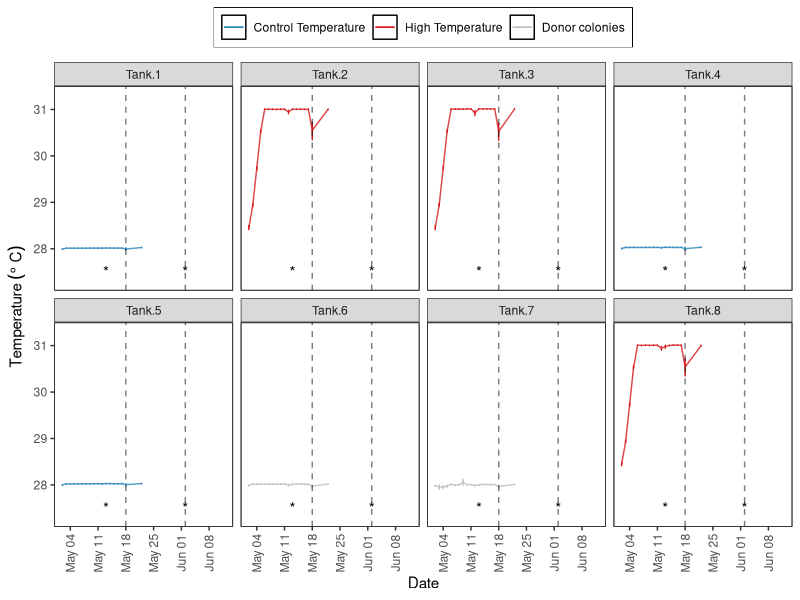

Here is the R script that generated this plot: (Note: this script raises an error after producing the figure.)
## ---- chunk 1
knitr::opts_chunk$set(echo = TRUE, warning=FALSE, message=FALSE)
## ---- chunk 2

# Load all libraries and sources required to run the script
    library(tidyverse)
    library(ggthemes)
    library(ggplot2)
    library(plyr)
    library(tidyr)

    library(lme4)
    library(lmerTest)
    library(reshape2)

# Graphs
# Plots
MyTheme<-theme_bw() +  
theme(legend.position="top",
          plot.background=element_blank(),
          axis.text.x = element_text(angle = 90, vjust = 0.5),
          panel.grid.major.y = element_blank(),
          panel.grid.major.x = element_blank(),
          panel.grid.minor.x = element_blank(),
          panel.grid.minor.y = element_blank(),
          legend.box.background = element_rect(),
          legend.title = element_blank(),
          panel.background =element_rect(fill = NA, 
                                         color = "black"))#+
  #guides(fill=guide_legend(nrow=2,byrow=TRUE), shape=guide_legend(nrow=3,byrow=TRUE))

Treat_fill<-scale_fill_manual(values =
                           c("#2b83ba", "#003399",
                             "#d7191c", "#660000"))

Treat_colour<-scale_colour_manual(values =
                           c("#2b83ba", "#003399",
                             "#d7191c", "#660000"))
  
## ---- chunk 3
# Data
    Temp<-read.csv("Data/Temperature.csv", header = TRUE)
    #summary(Temp)
    Temp$Time<-as.POSIXct(Temp$Time, format="%m/%d/%Y %H:%M",
                               tz = "America/New_York" )
    Temp<-Temp %>% filter(!between(Time, as.POSIXct('2023-05-18 08:50:00.00'),
                                as.POSIXct('2023-05-18 09:55:00.00')))
   
    
    Temp <- gather(Temp, Tank, Temperature, 
                   Tank.1:Tank.8, factor_key=TRUE)
    #Temp<-Temp[Temp$Tank!="Tank.6",]
    #Temp<-Temp[Temp$Tank!="Tank.7",]
    Temp<-Temp %>% mutate(Group =
                     case_when(Tank == "Tank.1" ~ "Control Temperature", 
                               Tank == "Tank.2" ~ "High Temperature", 
                               Tank == "Tank.3" ~ "High Temperature", 
                               Tank == "Tank.4" ~ "Control Temperature",
                               Tank == "Tank.5" ~ "Control Temperature", 
                               Tank == "Tank.6" ~ "Donor colonies", 
                               Tank == "Tank.7" ~ "Donor colonies", 
                               Tank == "Tank.8" ~ "High Temperature"))
    Temp$Group<-factor(Temp$Group, levels = c("Control Temperature",
                                              "High Temperature",
                                              "Donor colonies"))
    
    # Remove data from tank that had a sensor failed
    Temp<-Temp %>% filter((Time<as.POSIXct('2023-06-02 00:50:00.00') | 
                          Tank!="Tank.8"))
    Temp$Date<-as.Date(Temp$Time)
    summary(Temp)
## ---- chunk 4
Temperature<- ggplot(Temp, aes (Time, Temperature)) +
  geom_jitter(aes(colour=Group), alpha=1, size=0.5)+
  # stat_summary(fun.data = "mean_cl_boot", 
  #              geom = "errorbar", width = 0.2,  color="black" )+
  # stat_summary(fun=mean, geom="point",  color="black") + 

  theme(legend.position = "bottom")+
  scale_y_continuous(limits = c(26, 32),
                      breaks = seq(0,32, 2),  
                      #   expand = c(0.01, 0.01),
                      name=("Temperature (C)")) +
  
    scale_x_datetime(breaks = "7 days",
                      date_labels = "%b %d",
                      limits = c(as.POSIXct("2023-05-02 12:30"),
                                 as.POSIXct("2023-06-06 02:00")),
                      #  expand = c(0.01, 0.01),
                      name=("Date")) +
   
  geom_vline(xintercept = as.POSIXct("2023-05-18"),
              linetype=2)+
  annotate("text", x = c(as.POSIXct("2023-05-13"), as.POSIXct("2023-06-12")), y = 27, label = "*")+
  
  MyTheme + facet_wrap(~Tank, ncol = 4)+
  #facet_wrap(~(fct_rev(Tank)), ncol = 4)+
  scale_colour_manual(
  values = c("#2b83ba", "#d7191c", "gray"))+
  theme(legend.position = "none")

#Temperature
## ---- chunk 5
Temperature<- ggplot(Temp, aes (Date, Temperature, colour=Group)) +
  #geom_jitter(aes(colour=Group), alpha=1, size=0.5)+
  stat_summary(fun.data = "mean_cl_boot", 
                geom = "errorbar", width = 0.2)+
  stat_summary(fun=mean, geom="line", alpha=0.8) + 

  theme(legend.position = "bottom")+
  scale_y_continuous(limits = c(27.3, 31.3),
                      breaks = seq(0,32, 1),  
                      #   expand = c(0.01, 0.01),
                      name=expression(Temperature~(degree~C))) +
  
    scale_x_date(breaks = "7 days",
                      date_labels = "%b %d",
                      limits = c(as.Date("2023-05-02"),
                                 as.Date("2023-06-12")),
                      #  expand = c(0.01, 0.01),
                      name=("Date")) +
   
  geom_vline(xintercept = as.Date(c("2023-05-18", "2023-06-02")),
              linetype=2, alpha=0.5)+
  annotate("text", x = c(as.Date("2023-05-13"), 
                         as.Date("2023-06-02")), y = 27.5, label = "*")+
  
  MyTheme + facet_wrap(~Tank, ncol = 4)+
  #facet_wrap(~(fct_rev(Tank)), ncol = 4)+
  scale_colour_manual(
  values = c("#2b83ba", "#d7191c", "gray"))+
  theme(legend.position = "top")

Temperature
## ---- chunk 6
# Data
    data<-read.csv("Data/Nutrients.csv", header = TRUE)
    data<-data[data$Sample.ID<1843,]
    summary(data)
    
    data$N<-as.numeric(data$N)
    data$Date<-as.Date(data$Date)
    #data$Time<-as.POSIXct(data$Time)
    data$w<-format(as.Date(data$Date, "%U"))-17
    data$TimePoint<-factor(data$TP)
    data$Target<-factor(data$Target,
                           levels=c("0", "5", "6"))
    # data$Pump<-factor(data$Pump,
    #                        levels=c("1", "2"))
    
    data<-droplevels(data)
    data$Treatment<-factor(data$Treatment, levels = c ("LN_28", "LN_31", "HN_28", "HN_31",
                                                       "Healthy", "Disease",  "Stock", "VAT"))
    data$Treatment3<-factor(paste(data$Nutrients, 
                                  data$Disease, sep = "_"))
    data<-data[data$Date!="2023-05-18", ]
    summary(data)
## ---- chunk 7
NH4_plot<- ggplot(data, aes (Target, NH4)) +
  #geom_boxplot ()+
  geom_jitter(aes(colour=Arm, shape=Pump), alpha=1)+
  # stat_summary(fun.data = "mean_cl_boot", 
  #              geom = "errorbar", width = 0.2,  color="black" )+
  # stat_summary(fun=mean, geom="point",  color="black") + 
  #geom_point(shape=21)+

 
  theme(legend.position = "bottom")+
  scale_y_continuous(#limits = c(0, 11),
                      breaks = seq(0,12, 2.5),  
                      #   expand = c(0.01, 0.01),
                      name=("NH4 [umol/L]")) +
  # geom_hline(yintercept = 4.1, linetype=2)+
  # geom_hline(yintercept = 0.3, linetype=2)+
  MyTheme +
  facet_grid(Beaker.conditions~Date, scales = "free_y")

NH4_plot
## ---- chunk 8
NH4_genotype<- ggplot(data, aes (Date, NH4)) +
  geom_boxplot ()+
  geom_jitter(aes(colour=Genotype, shape=Arm), alpha=1)+
  # stat_summary(fun.data = "mean_cl_boot", 
  #              geom = "errorbar", width = 0.2,  color="black" )+
  # stat_summary(fun=mean, geom="point",  color="black") + 
  #geom_point(shape=21)+

  theme(legend.position = "bottom")+
  scale_y_continuous(limits = c(0, 12),
                      breaks = seq(0,10, 1),  
                      #   expand = c(0.01, 0.01),
                      name=("NH4 [umol/L]")) +
  # geom_hline(yintercept = 4.1, linetype=2)+
  # geom_hline(yintercept = 0.3, linetype=2)+
  MyTheme +
  facet_wrap(Disease~Nutrients, scales = "free_y")
NH4_genotype
## ---- chunk 9
NH4_Arms<- ggplot(data, aes (Date, NH4)) +
  #geom_boxplot ()+
  geom_jitter(aes(colour=Arm, shape=Beaker.conditions), alpha=1)+
  stat_summary(fun.data = "mean_cl_boot", 
                geom = "errorbar", width = 0.2,  color="black" )+
   stat_summary(fun=mean, geom="point",  color="black") + 
  #geom_point(shape=21)+

 
  theme(legend.position = "bottom")+
  scale_y_continuous(limits = c(0, 15),
                      breaks = seq(0,20, 1),  
                      #   expand = c(0.01, 0.01),
                      name=("NH4 [umol/L]")) +
  # geom_hline(yintercept = 4.1, linetype=2)+
  # geom_hline(yintercept = 0.3, linetype=2)+
  MyTheme +
  facet_wrap(Disease~Nutrients)

NH4_Arms
## ---- chunk 10
NH4_Temp<- ggplot(data, aes (Date, NH4, fill=Treatment, colour=Treatment)) +
 
  geom_jitter(aes(colour=Treatment, shape=Beaker.conditions), alpha=1, size =1)+
  #geom_boxplot ()+
  scale_shape_manual(values=c(21, 22))+
  scale_color_manual(values=c("#2b83ba", "#d7191c", "#003399", "#660000",
                              '#CC9900','#FF33FF', '#FF6600', "#999999"))+
  scale_fill_manual(values=c("#2b83ba", "#d7191c", "#003399", "#660000",
                              '#CC9900','#FF33FF', '#FF6600', "#999999"))+
  stat_summary(fun.data = "mean_cl_boot", 
                geom = "errorbar", width = 0.2)+
  stat_summary(fun.data = "mean_cl_boot", 
                geom = "line")+
  stat_summary(fun=mean, geom="point") + 
  #geom_point(shape=21)+
 
  theme(legend.position = "bottom")+
  scale_y_continuous(#limits = c(0, 15),
                      breaks = seq(0,20, 1),  
                      #   expand = c(0.01, 0.01),
                      name=("NH4 [umol/L]")) +
  # geom_hline(yintercept = 4.1, linetype=2)+
  # geom_hline(yintercept = 0.3, linetype=2)+
  MyTheme
  #NH4_Temp+facet_wrap(~Nutrients)
  NH4_Temp+facet_grid(Disease~Nutrients)
## ---- chunk 11
# N_plot<- ggplot(data, aes (Nutrients, N)) +
#   geom_boxplot ()+
#   scale_color_manual(values=c("#2b83ba", "#d7191c", "#003399", "#660000",
#                               '#CC9900','#FF33FF', '#FF6600', "#999999"))+
#   geom_jitter(aes(colour=Treatment, shape=Beaker.conditions), alpha=1)+
#   # stat_summary(fun.data = "mean_cl_boot", 
#   #              geom = "errorbar", width = 0.2,  color="black" )+
#   # stat_summary(fun=mean, geom="point",  color="black") + 
#   #geom_point(shape=21)+
# 
#  
#   theme(legend.position = "bottom")+
#   scale_y_continuous(limits = c(0, 20),
#                       breaks = seq(0,17, 2),
#                       #   expand = c(0.01, 0.01),
#                       name=("DIN [umol/L]")) +
#   # geom_hline(yintercept = 4.1, linetype=2)+
#   # geom_hline(yintercept = 0.3, linetype=2)+
#   MyTheme+ facet_grid(~Date)
# N_plot
## ---- chunk 12
N_Temp<- ggplot(data, aes (Date, N, fill=Treatment, colour=Treatment )) +
 
  geom_jitter(aes(colour=Treatment, shape=Beaker.conditions), alpha=1, size =1)+
  #geom_boxplot ()+
  scale_shape_manual(values=c(21, 22))+
  scale_color_manual(values=c("#2b83ba", "#d7191c", "#003399", "#660000",
                              '#CC9900','#FF33FF', '#FF6600', "#999999"))+
  scale_fill_manual(values=c("#2b83ba", "#d7191c", "#003399", "#660000",
                              '#CC9900','#FF33FF', '#FF6600', "#999999"))+
  stat_summary(fun.data = "mean_cl_boot", 
                geom = "errorbar", width = 0.2)+
   stat_summary(fun.data = "mean_cl_boot", 
                geom = "line")+
   stat_summary(fun=mean, geom="point") + 
 
  theme(legend.position = "bottom")+
  scale_y_continuous(limits = c(0, 15),
                      breaks = seq(0,20, 1),  
                      #   expand = c(0.01, 0.01),
                      name=("NH4 [umol/L]")) +
  # geom_hline(yintercept = 4.1, linetype=2)+
  # geom_hline(yintercept = 0.3, linetype=2)+
  MyTheme
  #N_Temp+facet_wrap(~Nutrients)
N_Temp+facet_grid(Disease~Nutrients)

## ---- chunk 13
Concentrations <- ddply (data, .(Nutrients, Disease, Date),
                         summarise,
                meanNH4 = mean (NH4, na.rm = T), 
                sdNH4 = sd (NH4, na.rm = T))
Concentrations

Concentrations<-Concentrations %>% 
 mutate_if(is.numeric, round, digits=2)

# Concentrations<-reshape(Concentrations, idvar = c("Date"),
#                     timevar = c("Nutrients", "Disease"), direction = "wide")
# #Concentrations$Difference<-Concentrations$meanNH4.5-Concentrations$meanNH4.0
# Concentrations

## ---- chunk 14
NH4<- ggplot(data, aes (Treatment, NH4)) +
  geom_boxplot ()+
  geom_jitter(aes(fill=Pump), alpha=1, shape=21,)+
  stat_summary(fun.data = "mean_cl_boot",geom = "errorbar", width = 0.2,  color="black" )+
  stat_summary(fun=mean, geom="point",  color="black") + 
  #geom_point(shape=21)+

 
  theme(legend.position = "bottom")+
  scale_y_continuous(limits = c(0, 11),
                      breaks = seq(0,10, 2.5),  
                      #   expand = c(0.01, 0.01),
                         name=("NH4 [umol/L]")) +
  MyTheme +
  facet_wrap(~Date, scales = "free_y")

NH4
## ---- chunk 15
Concentrations <- ddply (data, .(Treatment, Date),
                         summarise,
                meanNH4 = mean (NH4, na.rm = T), 
                sdNH4 = sd (NH4, na.rm = T))
Concentrations

Concentrations<-Concentrations %>% 
 mutate_if(is.numeric, round, digits=2)

Concentrations<-reshape(Concentrations, idvar = c("Date"),
                    timevar = "Treatment", direction = "wide")

#Concentrations$Difference<-Concentrations$meanNH4.5-Concentrations$meanNH4.0
Concentrations

## ---- chunk 16
delta_O2<- ggplot(wide.data, aes (Treatment.Exposure, change)) +
  geom_boxplot ()+
  stat_summary(fun.data = "mean_cl_boot",geom = "errorbar", width = 0.2, colour="blue")+
  stat_summary(fun=mean, geom="point", colour="blue") + 
  geom_point(shape=21)+

  geom_point(alpha=0.5, shape=21)+
  theme(legend.position = "bottom")+
  scale_y_continuous(#limits = c(0, 15),
                      #   breaks = seq(0,1,0.2),  
                      #   expand = c(0.01, 0.01),
                         name=("delta O2 [nmol/min]")) +
  MyTheme + geom_abline(slope = 0, intercept = 0)+
  facet_grid(~Species.Exposure)
delta_O2


log_delta_O2<- ggplot(wide.data, aes (Treatment.Exposure, log(change))) +
  geom_boxplot ()+
  stat_summary(fun.data = "mean_cl_boot",geom = "errorbar", width = 0.2, colour="blue")+
  stat_summary(fun=mean, geom="point", colour="blue") + 
  #geom_point(shape=21)+

  geom_point(alpha=0.5, shape=21)+
  theme(legend.position = "bottom")+
  scale_y_continuous(#limits = c(0, 15),
                      #   breaks = seq(0,1,0.2),  
                      #   expand = c(0.01, 0.01),
                         name=("log delta O2 [nmol/min]")) +
  MyTheme + geom_abline(slope = 0, intercept = 0)+
  facet_grid(~Species.Exposure)
log_delta_O2
## ---- chunk 17
## model 1: LMER for both species
  fit1<-lmerTest::lmer(FINAL.MO2..nmol.min. ~Treatment * Timepoint +
                         Species + (1|Core), data=data)
  isSingular(fit1)
  anova(fit1)
  ranova(fit1)
  summary(fit1)
  par(mfrow=c(2,2))
  plot(fit1)
  par(mfrow=c(1,1))
  step(fit1)
  
## model 2: LMER for Past
  fit_Past<-lmerTest::lmer(FINAL.MO2..nmol.min. ~Treatment*Timepoint + (1|Core),
            data=data[data$Species=="Past",])
  isSingular(fit_Past)
  anova(fit_Past)
  ranova(fit_Past)
  summary(fit_Past)
  par(mfrow=c(2,2))
  plot(fit_Past)
  par(mfrow=c(1,1))
  #step(fit_Past)
  
## model 3: LMER for Ssid
  fit_Ssid<-lmerTest::lmer(FINAL.MO2..nmol.min. ~Treatment*Timepoint + (1|Core),
               data=data[data$Species=="Ssid",])
  isSingular(fit_Ssid)
  anova(fit_Ssid)
  ranova(fit_Ssid)
  summary(fit_Ssid)
  plot(fit_Ssid)
  #step(fit_Ssid)
## ---- chunk 18
exposure<-data[data$Timepoint=="Exposure", ]

## model 1: LMER for both species
  fit1<-lmerTest::lmer(log(FINAL.MO2..nmol.min.) ~Treatment +
                         Species + (1|Tank), data=exposure)
  isSingular(fit1)
  anova(fit1)
  ranova(fit1)
  summary(fit1)
  par(mfrow=c(2,2))
  plot(fit1)
  par(mfrow=c(1,1))
  #step(fit1)
  
## model 2: LMER for Past
  fit_Past<-lmerTest::lmer(log(FINAL.MO2..nmol.min.) ~Treatment + (1|Tank),
            data=exposure[exposure$Species=="Past",])
  isSingular(fit_Past)
  anova(fit_Past)
  ranova(fit_Past)
  summary(fit_Past)
  par(mfrow=c(2,2))
  plot(fit_Past)
  par(mfrow=c(1,1))
  #step(fit_Past)
  
## model 3: LMER for Ssid
  fit_Ssid<-lmerTest::lmer(log(FINAL.MO2..nmol.min.) ~Treatment + (1|Tank),
               data=exposure[exposure$Species=="Ssid",])
  isSingular(fit_Ssid)
  anova(fit_Ssid)
  ranova(fit_Ssid)
  summary(fit_Ssid)
  plot(fit_Ssid)
  #step(fit_Ssid)
## ---- chunk 19
exposure<-data[data$Timepoint=="Exposure", ]

## model 1: LMER for both species
  fit1<-lmerTest::lmer(FINAL.MO2..nmol.min. ~Treatment +
                         Species + (1|Tank), data=exposure)
  isSingular(fit1)
  anova(fit1)
  ranova(fit1)
  summary(fit1)
  par(mfrow=c(2,2))
  plot(fit1)
  par(mfrow=c(1,1))
  #step(fit1)
  
## model 2: LMER for Past
  fit_Past<-lmerTest::lmer(FINAL.MO2..nmol.min. ~Treatment + (1|Tank),
            data=exposure[exposure$Species=="Past",])
  isSingular(fit_Past)
  anova(fit_Past)
  ranova(fit_Past)
  summary(fit_Past)
  par(mfrow=c(2,2))
  plot(fit_Past)
  par(mfrow=c(1,1))
  #step(fit_Past)
  
## model 3: LMER for Ssid
  fit_Ssid<-lmerTest::lmer(FINAL.MO2..nmol.min. ~Treatment + (1|Tank),
               data=exposure[exposure$Species=="Ssid",])
  isSingular(fit_Ssid)
  anova(fit_Ssid)
  ranova(fit_Ssid)
  summary(fit_Ssid)
  plot(fit_Ssid)
  #step(fit_Ssid)
## ---- chunk 20
recovery<-data[data$Timepoint=="Recovery", ]

## model 1: LMER for both species
  fit1<-lmerTest::lmer(log(FINAL.MO2..nmol.min.) ~Treatment +
                         Species + (1|Tank), data=recovery)
  isSingular(fit1)
  anova(fit1)
  ranova(fit1)
  summary(fit1)
  par(mfrow=c(2,2))
  plot(fit1)
  par(mfrow=c(1,1))
  #step(fit1)
  
## model 2: LMER for Past
  fit_Past<-lmerTest::lmer(log(FINAL.MO2..nmol.min.) ~Treatment + (1|Tank),
            data=recovery[recovery$Species=="Past",])
  isSingular(fit_Past)
  anova(fit_Past)
  ranova(fit_Past)
  summary(fit_Past)
  par(mfrow=c(2,2))
  plot(fit_Past)
  par(mfrow=c(1,1))
  #step(fit_Past)
  
## model 3: LMER for Ssid
  fit_Ssid<-lmerTest::lmer(log(FINAL.MO2..nmol.min.) ~Treatment + (1|Tank),
               data=recovery[recovery$Species=="Ssid",])
  isSingular(fit_Ssid)
  anova(fit_Ssid)
  ranova(fit_Ssid)
  summary(fit_Ssid)
  plot(fit_Ssid)
  #step(fit_Ssid)
## ---- chunk 21
recovery<-data[data$Timepoint=="Recovery", ]

## model 1: LMER for both species
  fit1<-lmerTest::lmer(FINAL.MO2..nmol.min. ~Treatment +
                         Species + (1|Tank), data=recovery)
  isSingular(fit1)
  anova(fit1)
  ranova(fit1)
  summary(fit1)
  par(mfrow=c(2,2))
  plot(fit1)
  par(mfrow=c(1,1))
  #step(fit1)
  
## model 2: LMER for Past
  fit_Past<-lmerTest::lmer(FINAL.MO2..nmol.min. ~Treatment + (1|Tank),
            data=recovery[recovery$Species=="Past",])
  isSingular(fit_Past)
  anova(fit_Past)
  ranova(fit_Past)
  summary(fit_Past)
  par(mfrow=c(2,2))
  plot(fit_Past)
  par(mfrow=c(1,1))
  #step(fit_Past)
  
## model 3: LMER for Ssid
  fit_Ssid<-lmerTest::lmer(FINAL.MO2..nmol.min. ~Treatment + (1|Tank),
               data=recovery[recovery$Species=="Ssid",])
  isSingular(fit_Ssid)
  anova(fit_Ssid)
  ranova(fit_Ssid)
  summary(fit_Ssid)
  plot(fit_Ssid)
  #step(fit_Ssid)
## ---- chunk 22
## model 1: LMER for both species
  fit1<-lmerTest::lmer(change ~Treatment.Exposure * 
                         Species.Exposure + (1|Tank.Exposure), data=wide.data)
  isSingular(fit1)
  anova(fit1)
  ranova(fit1)
  summary(fit1)
  par(mfrow=c(2,2))
  plot(fit1)
  par(mfrow=c(1,1))
  #step(fit1)
  
## model 2: LMER for Past
  fit_Past<-lmerTest::lmer(change ~Treatment.Exposure + (1|Tank.Exposure),
            data=wide.data[wide.data$Species.Exposure=="Past",])
  isSingular(fit_Past)
  anova(fit_Past)
  ranova(fit_Past)
  summary(fit_Past)
  par(mfrow=c(2,2))
  plot(fit_Past)
  par(mfrow=c(1,1))
  #step(fit_Past)
  
## model 3: LMER for Ssid
  fit_Ssid<-lmerTest::lmer(change ~Treatment.Exposure + (1|Tank.Exposure),
               data=wide.data[wide.data$Species.Exposure=="Ssid",])
  isSingular(fit_Ssid)
  anova(fit_Ssid)
  ranova(fit_Ssid)
  summary(fit_Ssid)
  plot(fit_Ssid)
  #step(fit_Ssid)
## ---- chunk 23
# Pairwise comparisons
  # Day specific comparisons
  # Sw.emmc<-emmeans(fit4, ~Treatment)
  # Sw_groups<-cld(Sw.emmc)
  # Sw_groups
## ---- chunk 24
## model 1: LM for both species
  fit1<-lm(change ~Treatment.Exposure * Species.Exposure,
              data=wide.data)
 
  anova(fit1)
  summary(fit1)
  par(mfrow=c(2,2))
  plot(fit1)
  par(mfrow=c(1,1))
  
## model 2: LM for Past
  fit_Past<-lm(change ~Treatment.Exposure,
              data=wide.data[wide.data$Species.Exposure=="Past",])
  anova(fit_Past)
  summary(fit_Past)
  par(mfrow=c(2,2))
  plot(fit_Past)
  par(mfrow=c(1,1))
  #step(fit_Past)
  
## model 3: LM for Ssid
  fit_Ssid<-lm(change ~Treatment.Exposure,
              data=wide.data[wide.data$Species.Exposure=="Ssid",])
  anova(fit_Ssid)
  summary(fit_Ssid)
  par(mfrow=c(2,2))
  plot(fit_Ssid)
  par(mfrow=c(1,1))
  #step(fit_Ssid)
## ---- chunk 25
## model 1: LMER for both species
  fit1<-lm(log(change) ~Treatment.Exposure * Species.Exposure,
              data=wide.data)
  anova(fit1)
  #ranova(fit1)
  summary(fit1)
  par(mfrow=c(2,2))
  plot(fit1)
  par(mfrow=c(1,1))
  #step(fit1)
  
## model 2: LMER for Past
  fit_Past<-lm(log(change) ~Treatment.Exposure,
              data=wide.data[wide.data$Species.Exposure=="Past",])
  anova(fit_Past)
  summary(fit_Past)
  par(mfrow=c(2,2))
  plot(fit_Past)
  par(mfrow=c(1,1))
  #step(fit_Past)
  
## model 3: LMER for Ssid
  fit_Ssid<-lm(log(change) ~Treatment.Exposure,
              data=wide.data[wide.data$Species.Exposure=="Ssid",])
  anova(fit_Ssid)
  summary(fit_Ssid)
  par(mfrow=c(2,2))
  plot(fit_Ssid)
  par(mfrow=c(1,1))
  #step(fit_Ssid)

# Pairwise comparisons
  # Day specific comparisons
  # Sw.emmc<-emmeans(fit4, ~Treatment)
  # Sw_groups<-cld(Sw.emmc)
  # Sw_groups

## ---- chunk 26
# Creates bibliography 
#knitr::write_bib(c(.packages()), "packages.bib")
